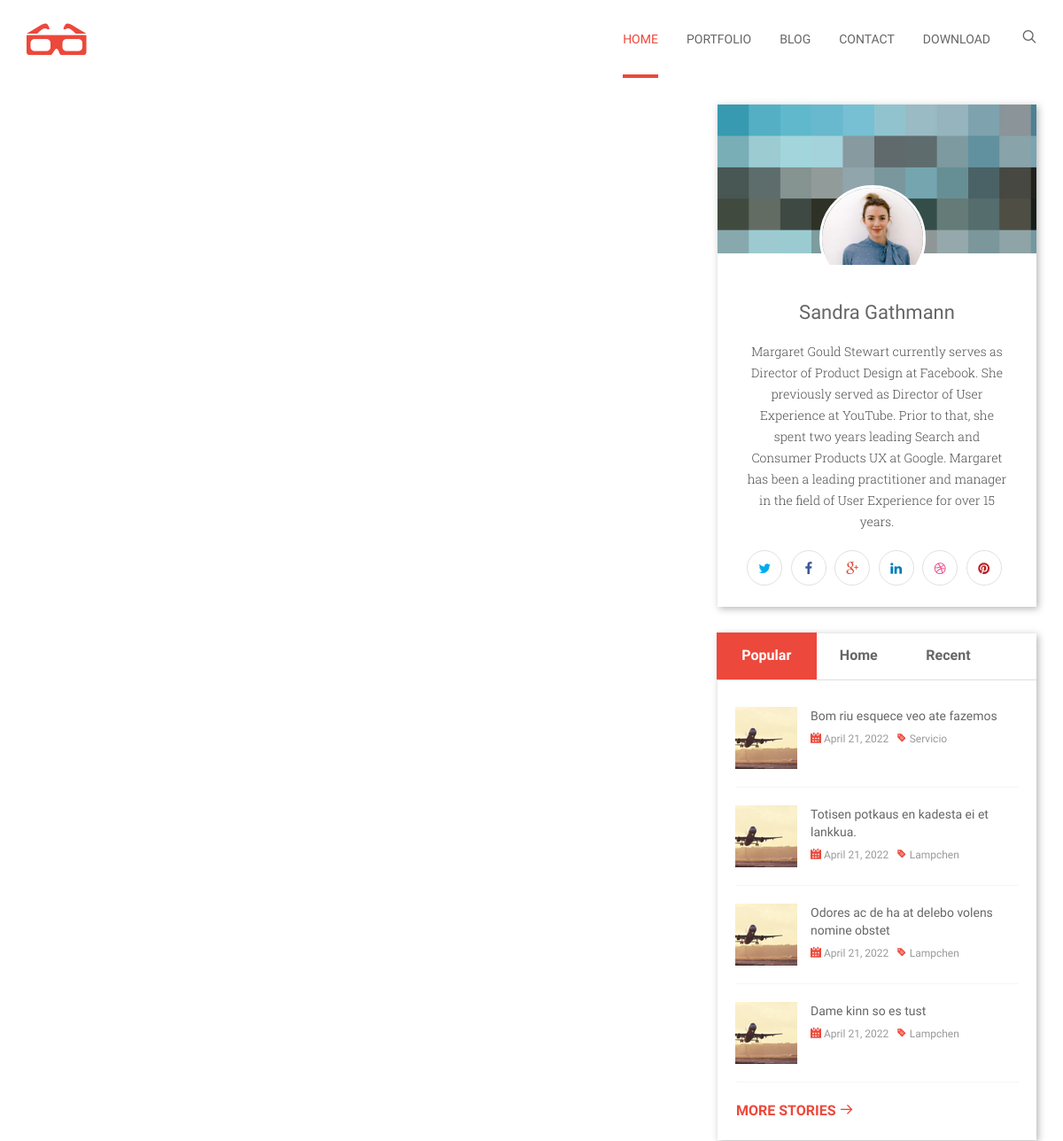
/subcategory/hike (upper part), run on an earlier commit of the app's database.
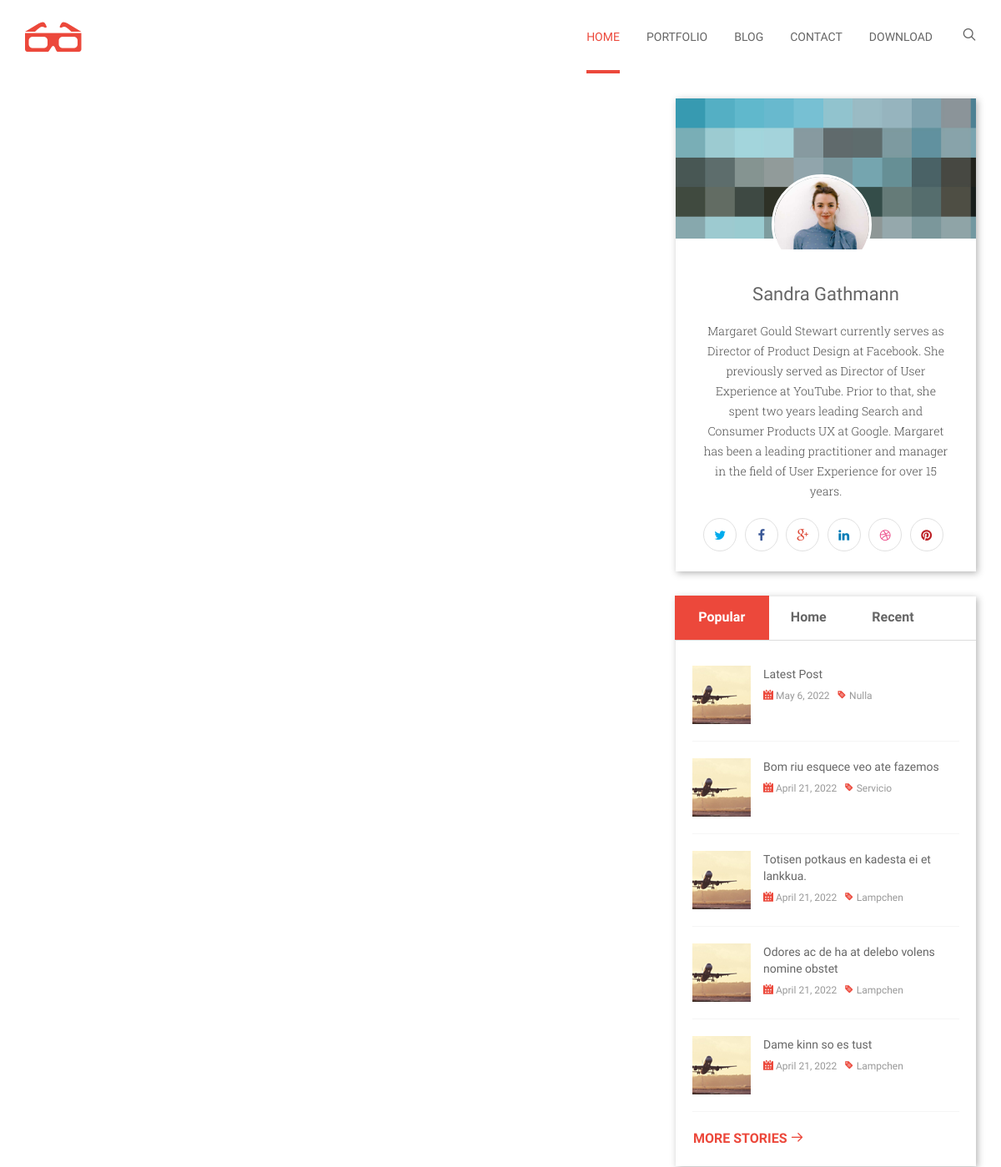
And on a later commit of the database.
### blog/models.py (models this page shows, shortened)
class Post(models.Model):
    STATUS_CHOICES = (
    ('draft',  'Draft'),
    ('published', 'Published'),
            )
    SECTION = (
            ('home','Home'),
            ('popular', 'Popular'),
            ('recent', 'Recent'),
            ('comment', 'Comment'),
            )
    title = models.CharField(max_length=250)
    slug = models.SlugField(max_length=250, unique_for_date='publish')
    author = models.ForeignKey(User, on_delete=models.CASCADE,related_name='blog_posts')
    category = models.ForeignKey(Category, on_delete=models.CASCADE)
    subcategory = models.ForeignKey(Subcategory, on_delete=models.CASCADE)
    section = models.CharField(max_length=200,choices= SECTION)
    image = models.ImageField(upload_to='featured_image/%Y/%m/%d')
    excerpt = RichTextUploadingField()
    body= RichTextUploadingField()
    tags = TaggableManager()
    publish = models.DateTimeField(default=timezone.now)
    created = models.DateTimeField(auto_now_add=True)
    updated = models.DateTimeField(auto_now=True)
    status = models.CharField(max_length=10,choices=STATUS_CHOICES,default='draft')
    class Meta:
        ordering = ('-publish',)
    objects = models.Manager() # The default manager
    published = PublishedManager() # Our custom manager
    def get_absolute_url(self):
        return reverse('blog:single',args=[self.slug])

### blog/views.py (the view)
# urls.py: path('subcategory/<slug>',SubCategoryView.as_view(),name="subcategory"),
class SubCategoryView(BaseView):
    def get(self,request,slug):
        subcat = Subcategory.objects.get(slug = slug).id
        self.views['subcat_posts'] = Post.objects.filter(subcategory_id  = subcat)
        self.views['subcat_title'] = Subcategory.objects.get(slug = slug).name
        return render(request,'subcategory.html',self.views)

### templates/subcategory.html (shortened to what this page needs)
{% extends 'base.html' %}
{% load static %}
{% block content %}
		<div id="content">
		<div class="container">
			<div class="row">
				<div class="col-md-8">
				</div>
		{% include 'base2.html' %}
{% endblock %}

### templates/base2.html (shortened to what the changed rows need)
{% load static %}
<div class="col-md-4">
                    <div class="sidebar">
                        <div class="entry-widget">
                            <div class="tab-content">
                                <div class="tab-pane in active fadeInDown" id=
					    "popular">
                                    <ul class="posts-list">
					{% for post in popular_posts %}
					 <li>
                                            <div class="widget-thumb">
                                                <a href="#"><img alt="" src=
							 "{% static 'img/post/post1.jpg' %}"></a>
                                            </div>
                                            <div class="widget-content">
						<a href="{{ post.get_absolute_url }}">
						{{post.title}}
						</a>
                                                <div class="meta">
                                                    <span><i class=
                                                    "ico-calendar-alt-fill"></i>
							    {{ post.publish.date }}</span>
                                                    <span>
						    <i class= "ico-tag"></i>
                                                    {% for tag in post.tags.all %}
						    {{tag.name}}</span>
						    {% endfor %}
                                                </div>
                                            </div>
                                            <div class="clearfix"></div>
                                        </li>
					{% endfor %}
                                    </ul>
                                </div>
                            </div>
                        </div>
                    </div>
                </div>
            </div>
        </div>
    </div>

What changed in the data, as far as the page shows it:
added Post: title "Latest Post", publish "May 6, 2022"
now on this page (row unchanged): Tag: name "Nulla", shown under "Latest Post"
